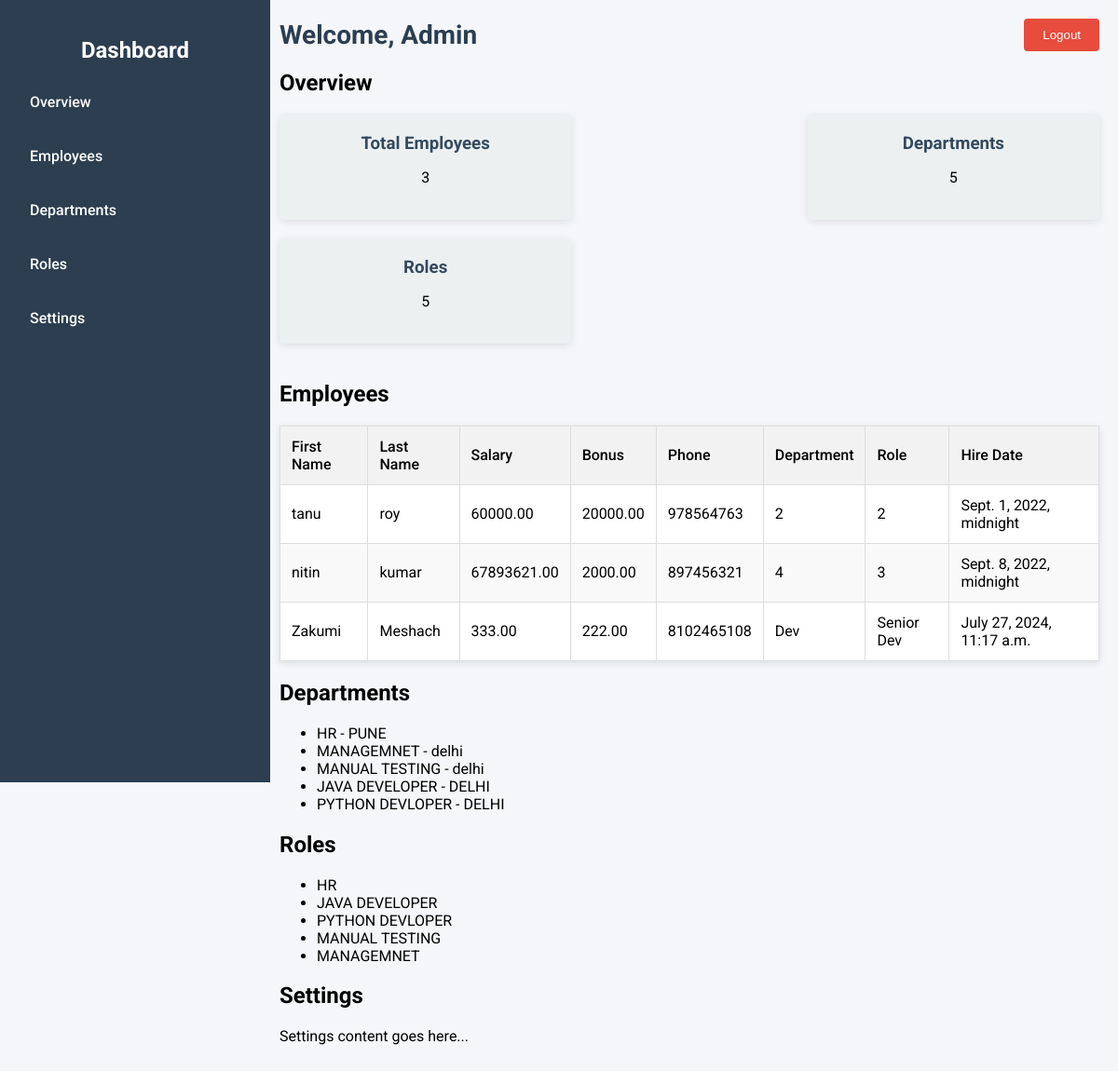
/dashboard, run on the app's committed database.
### emp_app/models.py (models this page shows, shortened)
class Employee(models.Model):
    first_name = models.CharField(max_length=50)
    last_name = models.CharField(max_length=50)
    salary = models.DecimalField(max_digits=10, decimal_places=2)
    bonus = models.DecimalField(max_digits=10, decimal_places=2)
    phone = models.CharField(max_length=15)
    dept = models.CharField(max_length=100)
    role = models.CharField(max_length=100)
    hire_date = models.DateTimeField()

class Department(models.Model):
    name = models.CharField(max_length=100,null=False)
    location = models.CharField(max_length=100)

class Role(models.Model):
    name = models.CharField(max_length=100, null=False)

### emp_app/views.py (the view)
# urls.py: path('dashboard', views.dashboard, name = 'dashboard'),
def dashboard(request):
    employees = Employee.objects.all()
    departments = Department.objects.all()
    roles = Role.objects.all()
    total_employees = employees.count()
    total_departments = departments.count()
    total_roles = roles.count()
    context = {
        'employees': employees,
        'departments': departments,
        'roles': roles,
        'total_employees': total_employees,
        'total_departments': total_departments,
        'total_roles': total_roles
    }
    return render(request, 'dashboard.html', context)

### emp_app/templates/dashboard.html (shortened to what this page needs)
<!DOCTYPE html>
<html lang="en">
<head>
</head>
<body>
    <div class="sidebar" id="sidebar">
        <h2>Dashboard</h2>
        <ul>
            <li><a href="#overview">Overview</a></li>
            <li><a href="#employees">Employees</a></li>
            <li><a href="#departments">Departments</a></li>
            <li><a href="#roles">Roles</a></li>
            <li><a href="#settings">Settings</a></li>
        </ul>
    </div>
    <div class="main-content" id="main-content">
        <div class="header">
            <h1>Welcome, Admin</h1>
            <button class="logout-button">Logout</button>
        </div>
        <div class="content">
            <section id="overview">
                <h2>Overview</h2>
                <div class="cards">
                    <div class="card">
                        <h3>Total Employees</h3>
                        <p>{{ total_employees }}</p>
                    </div>
                    <div class="card">
                        <h3>Departments</h3>
                        <p>{{ total_departments }}</p>
                    </div>
                    <div class="card">
                        <h3>Roles</h3>
                        <p>{{ total_roles }}</p>
                    </div>
                </div>
            </section>
            <section id="employees">
                <h2>Employees</h2>
                <table>
                    <thead>
                        <tr>
                            <th>First Name</th>
                            <th>Last Name</th>
                            <th>Salary</th>
                            <th>Bonus</th>
                            <th>Phone</th>
                            <th>Department</th>
                            <th>Role</th>
                            <th>Hire Date</th>
                        </tr>
                    </thead>
                    <tbody>
                        {% for employee in employees %}
                        <tr>
                            <td>{{ employee.first_name }}</td>
                            <td>{{ employee.last_name }}</td>
                            <td>{{ employee.salary }}</td>
                            <td>{{ employee.bonus }}</td>
                            <td>{{ employee.phone }}</td>
                            <td>{{ employee.dept }}</td>
                            <td>{{ employee.role }}</td>
                            <td>{{ employee.hire_date }}</td>
                        </tr>
                        {% endfor %}
                    </tbody>
                </table>
            </section>
            <section id="departments">
                <h2>Departments</h2>
                <ul>
                    {% for department in departments %}
                    <li>{{ department.name }} - {{ department.location }}</li>
                    {% endfor %}
                </ul>
            </section>
            <section id="roles">
                <h2>Roles</h2>
                <ul>
                    {% for role in roles %}
                    <li>{{ role.name }}</li>
                    {% endfor %}
                </ul>
            </section>
            <section id="settings">
                <h2>Settings</h2>
                <p>Settings content goes here...</p>
            </section>
        </div>
    </div>
</body>
</html>

### emp_app/templates/dashboard.html (style rules this page uses)
body { font-family: 'Roboto', sans-serif; margin: 0; display: flex; overflow-x: hidden; background-color: #f4f6f9; }
.sidebar { width: 250px; background-color: #2c3e50; color: white; height: 100vh; position: fixed; top: 0; left: 0; padding: 20px; transition: transform 0.3s ease; }
.sidebar h2 { text-align: center; font-size: 24px; margin-bottom: 20px; }
.sidebar ul { list-style-type: none; padding: 0; }
.sidebar ul li { margin: 15px 0; }
.sidebar ul li a { color: white; text-decoration: none; display: block; padding: 12px; border-radius: 4px; transition: background-color 0.3s; font-weight: 500; }
.main-content { margin-left: 280px; padding: 20px; width: calc(100% - 280px); transition: margin-left 0.3s ease; }
.header { display: flex; justify-content: space-between; align-items: center; margin-bottom: 20px; }
.header h1 { margin: 0; font-size: 28px; color: #2c3e50; }
.logout-button { background-color: #e74c3c; color: white; border: none; padding: 10px 20px; border-radius: 4px; cursor: pointer; transition: background-color 0.3s; font-weight: 500; }
.cards { display: flex; justify-content: space-between; margin-bottom: 20px; flex-wrap: wrap; }
.card { background-color: #ecf0f1; padding: 20px; border-radius: 4px; box-shadow: 0 2px 8px rgba(0, 0, 0, 0.1); text-align: center; width: calc(33.33% - 20px); margin-bottom: 20px; }
.card h3 { margin: 0 0 10px; color: #34495e; }
table { width: 100%; border-collapse: collapse; margin-bottom: 20px; background-color: white; box-shadow: 0 2px 8px rgba(0, 0, 0, 0.1); }
table, th, td { border: 1px solid #ddd; }
th, td { padding: 12px; text-align: left; }
th { background-color: #f2f2f2; font-weight: 500; }
tr:nth-child(even) { background-color: #f9f9f9; }

### data on the page
Employee: first_name "tanu", last_name "roy", salary "60000.00", bonus "20000.00", phone "978564763", dept "2", role "2", hire_date "Sept. 1, 2022, midnight"
Employee: first_name "nitin", last_name "kumar", salary "67893621.00", bonus "2000.00", phone "897456321", dept "4", role "3", hire_date "Sept. 8, 2022, midnight"
Employee: first_name "Zakumi", last_name "Meshach", salary "333.00", bonus "222.00", phone "8102465108", dept "Dev", role "Senior Dev", hire_date "July 27, 2024, 11:17 a.m."
Department: name "HR", location "PUNE"
Department: name "MANAGEMNET", location "delhi"
Department: name "MANUAL TESTING", location "delhi"
Department: name "JAVA DEVELOPER", location "DELHI"
Department: name "PYTHON DEVLOPER", location "DELHI"
Role: name "HR"
Role: name "JAVA DEVELOPER"
Role: name "PYTHON DEVLOPER"
Role: name "MANUAL TESTING"
Role: name "MANAGEMNET"

### other printed values
{{ total_employees }} "3"
{{ total_departments }} "5"
{{ total_roles }} "5"
